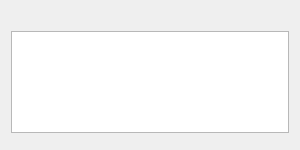
<?xml version="1.0" encoding="UTF-8"?>
<ui version="4.0">
 <class>DialogPromptList</class>
 <widget class="QDialog" name="DialogPromptList">
  <property name="geometry">
   <rect>
    <x>0</x>
    <y>0</y>
    <width>300</width>
    <height>150</height>
   </rect>
  </property>
  <property name="minimumSize">
   <size>
    <width>300</width>
    <height>0</height>
   </size>
  </property>
  <property name="windowTitle">
   <string>NEdit</string>
  </property>
  <property name="modal">
   <bool>true</bool>
  </property>
  <layout class="QVBoxLayout" name="verticalLayout">
   <item>
    <widget class="QLabel" name="labelMessage">
     <property name="text">
      <string/>
     </property>
    </widget>
   </item>
   <item>
    <widget class="QListWidget" name="listWidget"/>
   </item>
   <item>
    <widget class="QDialogButtonBox" name="buttonBox">
     <property name="orientation">
      <enum>Qt::Horizontal</enum>
     </property>
     <property name="standardButtons">
      <set>QDialogButtonBox::NoButton</set>
     </property>
     <property name="centerButtons">
      <bool>true</bool>
     </property>
    </widget>
   </item>
  </layout>
 </widget>
 <resources/>
 <connections/>
</ui>
